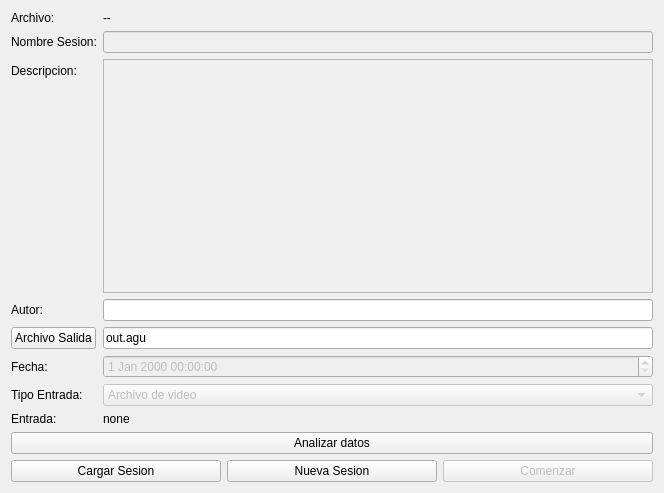
<?xml version="1.0" encoding="UTF-8"?>
<ui version="4.0">
 <class>GUIWaveHeightIPSClass</class>
 <widget class="QWidget" name="GUIWaveHeightIPSClass">
  <property name="geometry">
   <rect>
    <x>0</x>
    <y>0</y>
    <width>664</width>
    <height>493</height>
   </rect>
  </property>
  <property name="windowTitle">
   <string>GUIWaveHeightIPS</string>
  </property>
  <layout class="QVBoxLayout" name="verticalLayout">
   <item>
    <layout class="QFormLayout" name="formLayout">
     <property name="fieldGrowthPolicy">
      <enum>QFormLayout::AllNonFixedFieldsGrow</enum>
     </property>
     <item row="1" column="0">
      <widget class="QLabel" name="label">
       <property name="text">
        <string>Nombre Sesion:</string>
       </property>
      </widget>
     </item>
     <item row="1" column="1">
      <widget class="QLineEdit" name="sesionLineEdit">
       <property name="enabled">
        <bool>false</bool>
       </property>
      </widget>
     </item>
     <item row="2" column="0">
      <widget class="QLabel" name="label_2">
       <property name="text">
        <string>Descripcion:</string>
       </property>
      </widget>
     </item>
     <item row="2" column="1">
      <widget class="QPlainTextEdit" name="descriptionTextEdit">
       <property name="enabled">
        <bool>false</bool>
       </property>
      </widget>
     </item>
     <item row="5" column="0">
      <widget class="QLabel" name="label_3">
       <property name="text">
        <string>Fecha:</string>
       </property>
      </widget>
     </item>
     <item row="5" column="1">
      <widget class="QDateTimeEdit" name="dateTimeEdit">
       <property name="enabled">
        <bool>false</bool>
       </property>
      </widget>
     </item>
     <item row="6" column="0">
      <widget class="QLabel" name="label_4">
       <property name="text">
        <string>Tipo Entrada:</string>
       </property>
      </widget>
     </item>
     <item row="6" column="1">
      <widget class="QComboBox" name="comboBox">
       <property name="enabled">
        <bool>false</bool>
       </property>
       <item>
        <property name="text">
         <string>Archivo de video</string>
        </property>
       </item>
       <item>
        <property name="text">
         <string>Camara</string>
        </property>
       </item>
      </widget>
     </item>
     <item row="0" column="0">
      <widget class="QLabel" name="label_5">
       <property name="text">
        <string>Archivo:</string>
       </property>
      </widget>
     </item>
     <item row="0" column="1">
      <widget class="QLabel" name="fileLabel">
       <property name="text">
        <string>--</string>
       </property>
      </widget>
     </item>
     <item row="7" column="0">
      <widget class="QLabel" name="label_6">
       <property name="text">
        <string>Entrada:</string>
       </property>
      </widget>
     </item>
     <item row="7" column="1">
      <widget class="QLabel" name="inputLabel">
       <property name="text">
        <string>none</string>
       </property>
      </widget>
     </item>
     <item row="3" column="0">
      <widget class="QLabel" name="label_7">
       <property name="text">
        <string>Autor:</string>
       </property>
      </widget>
     </item>
     <item row="3" column="1">
      <widget class="QLineEdit" name="autorText"/>
     </item>
     <item row="4" column="1">
      <widget class="QLineEdit" name="outText">
       <property name="text">
        <string>out.agu</string>
       </property>
      </widget>
     </item>
     <item row="4" column="0">
      <widget class="QPushButton" name="outButton">
       <property name="text">
        <string>Archivo Salida</string>
       </property>
      </widget>
     </item>
    </layout>
   </item>
   <item>
    <widget class="QPushButton" name="analyzeButton">
     <property name="text">
      <string>Analizar datos</string>
     </property>
    </widget>
   </item>
   <item>
    <layout class="QHBoxLayout" name="horizontalLayout">
     <item>
      <widget class="QPushButton" name="loadSessionButton">
       <property name="text">
        <string>Cargar Sesion</string>
       </property>
      </widget>
     </item>
     <item>
      <widget class="QPushButton" name="newSessionButton">
       <property name="text">
        <string>Nueva Sesion</string>
       </property>
      </widget>
     </item>
     <item>
      <widget class="QPushButton" name="startButton">
       <property name="enabled">
        <bool>false</bool>
       </property>
       <property name="text">
        <string>Comenzar</string>
       </property>
      </widget>
     </item>
    </layout>
   </item>
  </layout>
 </widget>
 <layoutdefault spacing="6" margin="11"/>
 <resources/>
 <connections/>
</ui>
